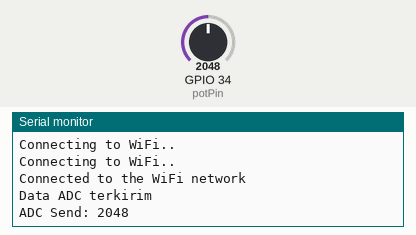
Simulated run of this sketch. Board: ESP32. Shown: the last lines printed to the serial monitor. The test bench sets the inputs (shaded band); at power-on: GPIO 34 (potPin) = 2048. WiFi joins after 1.5 s; servers stay silent unless stated; uploads are accepted with an empty reply.

Above: at 3.2 s.
3.3 s: GPIO 34 (potPin) set to 2866
At 4.4 s:
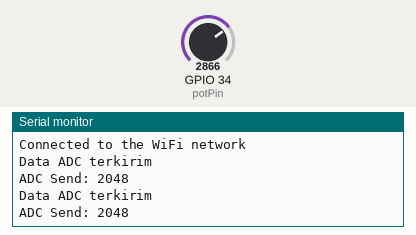
4.9 s: GPIO 34 (potPin) set to 3603
At 6.7 s:
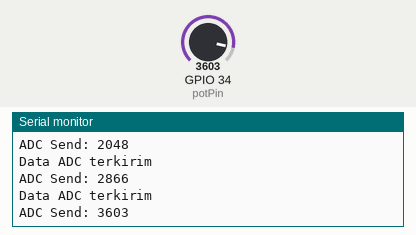
Timing chart, 0 to 8.2 s (numbered marks = the images above; inputs shaded):
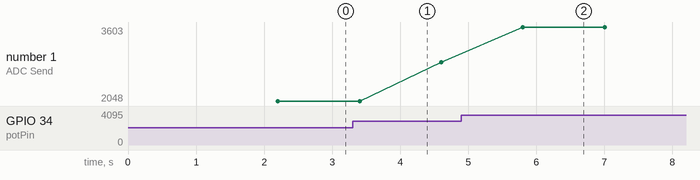

The sketch:

send_post_arduino.ino
```cpp
// KELOMPOK 1 ARM 2 (CATUR WARDANA, SANTI RAHAYU)
#include <WiFi.h>
#include <HTTPClient.h>
const int potPin = 34;
int potValue = 0;

const char* ssid = "hghh";
const char* password =  "11111111";

void setup() {
  Serial.begin(115200);
  WiFi.begin(ssid, password);
  while (WiFi.status() != WL_CONNECTED) {
    delay(1000);
    Serial.println("Connecting to WiFi..");
  }
  Serial.println("Connected to the WiFi network");
}

void loop() {

 if(WiFi.status()== WL_CONNECTED){   //Check WiFi connection status
   HTTPClient http;
   potValue = analogRead(potPin);
   int adc;
   adc = potValue;

   http.begin("http://192.168.232.50:5000/post");
   http.addHeader("Content-Type", "text/plain");

   int httpResponseCode = http.POST(String(adc));

   if(httpResponseCode >=0 || httpResponseCode <0);
  {
    Serial.print("Data ADC terkirim");
  }
   Serial.print('\n');
   Serial.print("ADC Send: ");
   Serial.println(adc);
   http.end();
 }

 else{
    Serial.println("Error in WiFi connection");
 }
  delay(1000);
}
```

Measured:
- after the input at 4.9 s, the serial monitor: prints a new line after 0.90 s (image 2)
- plotted number 1: 2048 → 2866 after the input at 3.3 s, 2866 → 3603 after the input at 4.9 s
